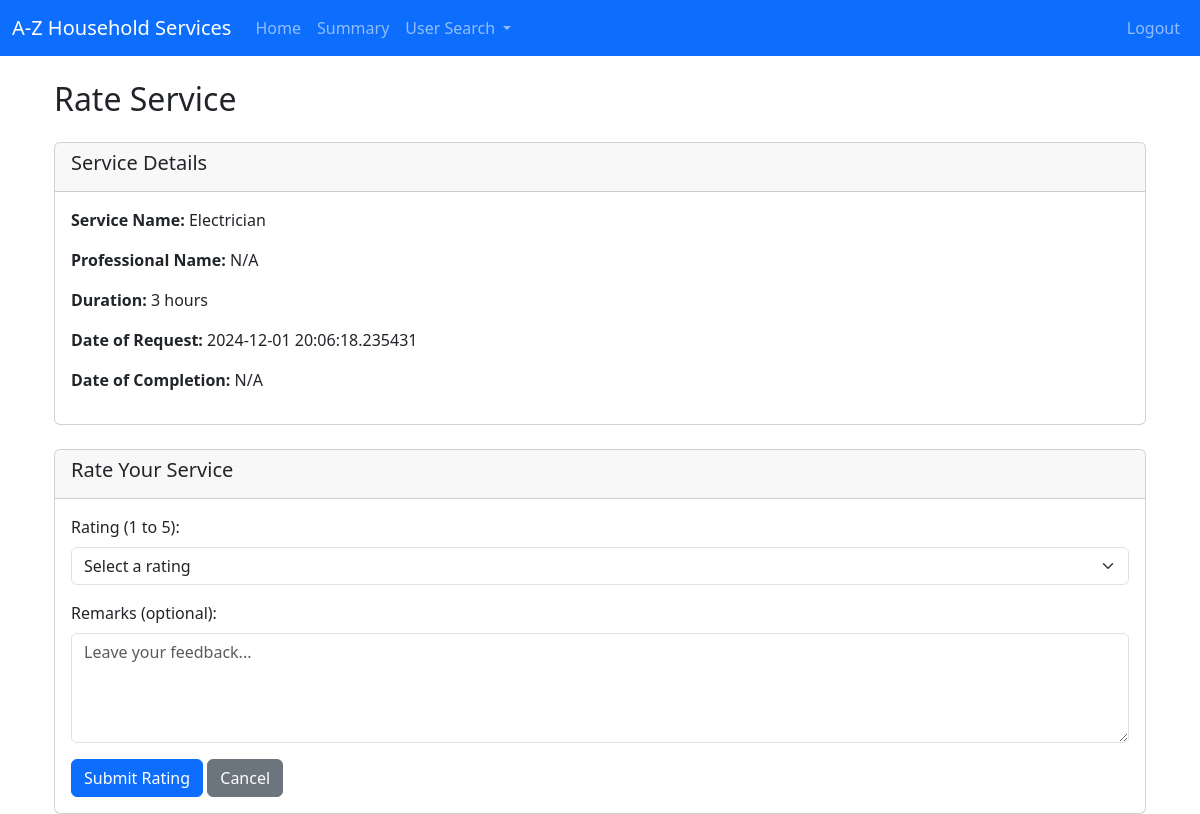
/user/rate_service/Carpentry/5, run on an earlier commit of the app's database.
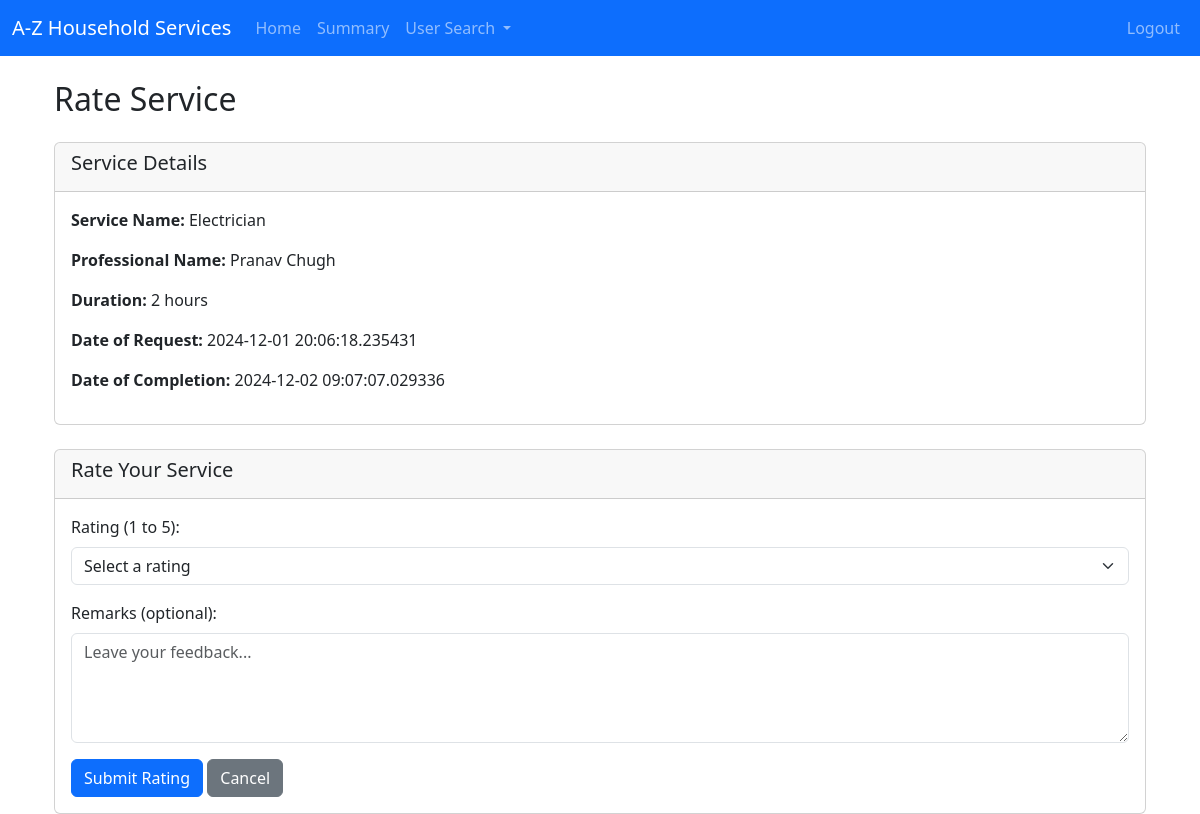
And on a later commit of the database.
### backend/models.py (models this page shows)
class Service(db.Model):
    __tablename__ = 'service'
    id = db.Column(db.Integer, primary_key=True)
    name = db.Column(db.String(100), nullable=False)
    price = db.Column(db.Float, nullable=False)
    duration = db.Column(db.Integer, nullable=False)  # in minutes
    description = db.Column(db.Text, nullable=False)
    service_requests = db.relationship('ServiceRequest', cascade="all,delete", backref='service', lazy='dynamic')

class ServiceRequest(db.Model):
    __tablename__ = 'service_requests'
    id = db.Column(db.Integer, primary_key=True)
    user_id = db.Column(db.Integer, db.ForeignKey('user.id'), nullable=False)
    professional_id = db.Column(db.Integer, db.ForeignKey('professional.id'), nullable=True)
    service_id = db.Column(db.Integer, db.ForeignKey('service.id'), nullable=False)
    date_of_request = db.Column(db.DateTime, nullable=False)
    date_of_completion = db.Column(db.DateTime)
    service_status = db.Column(db.String(20), nullable=False)  # 'requested', 'pending' , 'closed',
    rating = db.Column(db.Integer)  # out of 5
    remarks = db.Column(db.Text)

class Professional(db.Model):
    __tablename__ = 'professional'
    id = db.Column(db.Integer, primary_key=True)
    email = db.Column(db.String(120), unique=True, nullable=False)
    password = db.Column(db.String(120), nullable=False)
    role = db.Column(db.Integer, default=2)   #1 for customer, 2 for professional, 3 for admin
    full_name = db.Column(db.String(100), nullable=False)
    service_name = db.Column(db.String(100), nullable=False)
    experience = db.Column(db.Integer, nullable=False)
    uploaded_documents = db.Column(db.String(255))  # Stores file path or URL
    address = db.Column(db.String(255), nullable=False)
    pincode = db.Column(db.Integer, nullable=False)
    status = db.Column(db.String(10), nullable=False, default='pending') # for approval of admin
    service_requests = db.relationship('ServiceRequest',cascade="all,delete", backref='professional', lazy='dynamic') #relationship: professionals can access its service requests

### backend/controllers.py (the view, shortened to what this page needs)
@app.route('/user/rate_service/<name>/<service_id>', methods=['GET', 'POST'])
def rate_service(name,service_id):
    service = ServiceRequest.query.filter_by(id=service_id).first()
    if not service:
        return "Service not found", 404
    return render_template('service_rate_byuser.html', name=name, service=service, user=service.user)  #user is passed because in base_dashboard "user" is used as jinja templating in navbar

### templates/service_rate_byuser.html (shortened to what this page needs)
{% extends "base_dashboard.html" %}
{% block dashboard_content %}
<div class="container mt-4">
    <h2 class="mb-4">Rate Service</h2>
    <div class="card">
        <div class="card-header">
            <h5>Service Details</h5>
        </div>
        <div class="card-body">
            <p><strong>Service Name:</strong> {{ service.service.name }}</p>
            <p><strong>Professional Name:</strong> {{ service.professional.full_name if service.professional else "N/A" }}</p>
            <p><strong>Duration:</strong> {{ service.service.duration }} hours</p>
            <p><strong>Date of Request:</strong> {{ service.date_of_request }}</p>
            <p><strong>Date of Completion:</strong> {{ service.date_of_completion if service.date_of_completion else "N/A" }}</p>
        </div>
    </div>
    <div class="card mt-4">
        <div class="card-header">
            <h5>Rate Your Service</h5>
        </div>
        <div class="card-body">
            <form action="{{ url_for('rate_service', name=name, service_id=service.id) }}" method="POST">
                <div class="mb-3">
                    <label for="rating" class="form-label">Rating (1 to 5):</label>
                    <select name="rating" id="rating" class="form-select" required>
                        <option value="" disabled selected>Select a rating</option>
                    </select>
                </div>
                <div class="mb-3">
                    <label for="remarks" class="form-label">Remarks (optional):</label>
                    <textarea name="remarks" id="remarks" class="form-control" rows="4" placeholder="Leave your feedback..."></textarea>
                </div>
                <button type="submit" class="btn btn-primary">Submit Rating</button>
                <a href="{{ url_for('user_dashboard', name=name) }}" class="btn btn-secondary">Cancel</a>
            </form>
        </div>
    </div>
</div>
{% endblock %}

What changed in the data, as far as the page shows it:
changed Service "Electrician": service.duration "3" → "2"
now on this page (row unchanged): Professional: professional "Pranav Chugh"
changed ServiceRequest: date_of_completion "N/A" → "2024-12-02 09:07:07.029336"
Also different on the page:
{{ service.professional.full_name if service.professional else "N/A" }}: "N/A" → (not shown)
